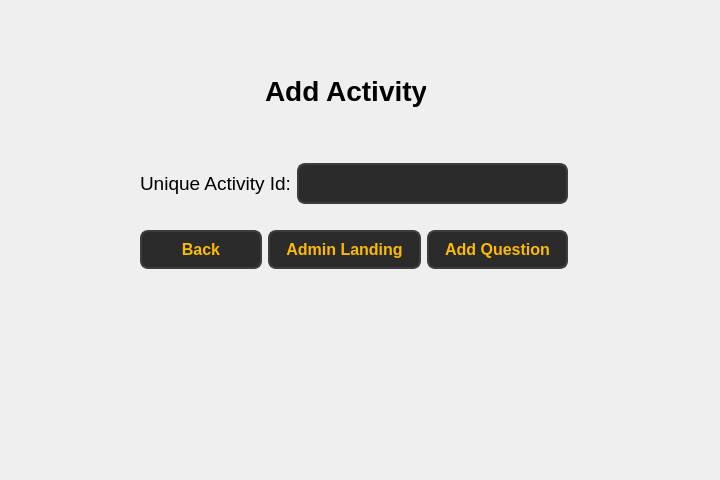
<?xml version="1.0" encoding="UTF-8"?>
<ui version="4.0">
 <class>Form</class>
 <widget class="QWidget" name="Form">
  <property name="geometry">
   <rect>
    <x>0</x>
    <y>0</y>
    <width>720</width>
    <height>480</height>
   </rect>
  </property>
  <property name="windowTitle">
   <string>Form</string>
  </property>
  <widget class="QWidget" name="layoutWidget">
   <property name="geometry">
    <rect>
     <x>140</x>
     <y>143</y>
     <width>428</width>
     <height>148</height>
    </rect>
   </property>
   <layout class="QVBoxLayout" name="verticalLayout">
    <item>
     <layout class="QHBoxLayout" name="horizontalLayout">
      <item>
       <widget class="QLabel" name="label_4">
        <property name="font">
         <font>
          <pointsize>14</pointsize>
         </font>
        </property>
        <property name="text">
         <string>Unique Activity Id:</string>
        </property>
       </widget>
      </item>
      <item>
       <widget class="QLineEdit" name="lineEdit_3">
        <property name="styleSheet">
         <string notr="true">QLineEdit {
        background-color: #2b2b2b;  /* Dark background */
        color: #fcba03;  /* Text color */
        border: 2px solid #3d3d3d;  /* Border color */
        border-radius: 8px;  /* Rounded corners */
        padding: 8px;  /* Padding inside the input field */
        font-size: 16px;  /* Font size */
        font-weight: bold;  /* Bold font */
    }

    QLineEdit:hover {
        background-color: #3d3d3d;  /* Background when hovered */
        border: 2px solid #fcba03;  /* Border color when hovered */
    }

    QLineEdit:focus {
        background-color: #1a1a1a;  /* Background when focused */
        border: 2px solid #fcba03;  /* Border color when focused */
        color: #ffffff;  /* Text color when focused */
    }</string>
        </property>
       </widget>
      </item>
     </layout>
    </item>
    <item>
     <layout class="QHBoxLayout" name="horizontalLayout_3">
      <item>
       <widget class="QPushButton" name="pushButton_back">
        <property name="styleSheet">
         <string notr="true">QPushButton {
        background-color: #2b2b2b;  
        color: #fcba03;              
        border: 2px solid #3d3d3d;      
        border-radius: 8px;          
        padding: 8px 16px;            
        font-size: 16px;            
        font-weight: bold;
    
    }

    QPushButton:hover {
        background-color: #fcba03;
		 color: #000000;
        border: 2px solid #5a5a5a;    
    }

    QPushButton:pressed {
        background-color: #1a1a1a;      
        border: 2px solid #2b2b2b;      
    }</string>
        </property>
        <property name="text">
         <string>Back</string>
        </property>
       </widget>
      </item>
      <item>
       <widget class="QPushButton" name="pushButton_5">
        <property name="styleSheet">
         <string notr="true">QPushButton {
        background-color: #2b2b2b;  
        color: #fcba03;              
        border: 2px solid #3d3d3d;      
        border-radius: 8px;          
        padding: 8px 16px;            
        font-size: 16px;            
        font-weight: bold;
    
    }

    QPushButton:hover {
        background-color: #fcba03;
		 color: #000000;
        border: 2px solid #5a5a5a;    
    }

    QPushButton:pressed {
        background-color: #1a1a1a;      
        border: 2px solid #2b2b2b;      
    }</string>
        </property>
        <property name="text">
         <string>Admin Landing</string>
        </property>
       </widget>
      </item>
      <item>
       <widget class="QPushButton" name="pushButton">
        <property name="styleSheet">
         <string notr="true">QPushButton {
        background-color: #2b2b2b;  
        color: #fcba03;              
        border: 2px solid #3d3d3d;      
        border-radius: 8px;          
        padding: 8px 16px;            
        font-size: 16px;            
        font-weight: bold;
    
    }

    QPushButton:hover {
        background-color: #fcba03;
		 color: #000000;
        border: 2px solid #5a5a5a;    
    }

    QPushButton:pressed {
        background-color: #1a1a1a;      
        border: 2px solid #2b2b2b;      
    }</string>
        </property>
        <property name="text">
         <string>Add Question</string>
        </property>
       </widget>
      </item>
     </layout>
    </item>
   </layout>
  </widget>
  <widget class="QLabel" name="label">
   <property name="geometry">
    <rect>
     <x>265</x>
     <y>70</y>
     <width>161</width>
     <height>41</height>
    </rect>
   </property>
   <property name="font">
    <font>
     <pointsize>21</pointsize>
     <bold>true</bold>
    </font>
   </property>
   <property name="text">
    <string>Add Activity</string>
   </property>
  </widget>
 </widget>
 <resources/>
 <connections/>
</ui>
